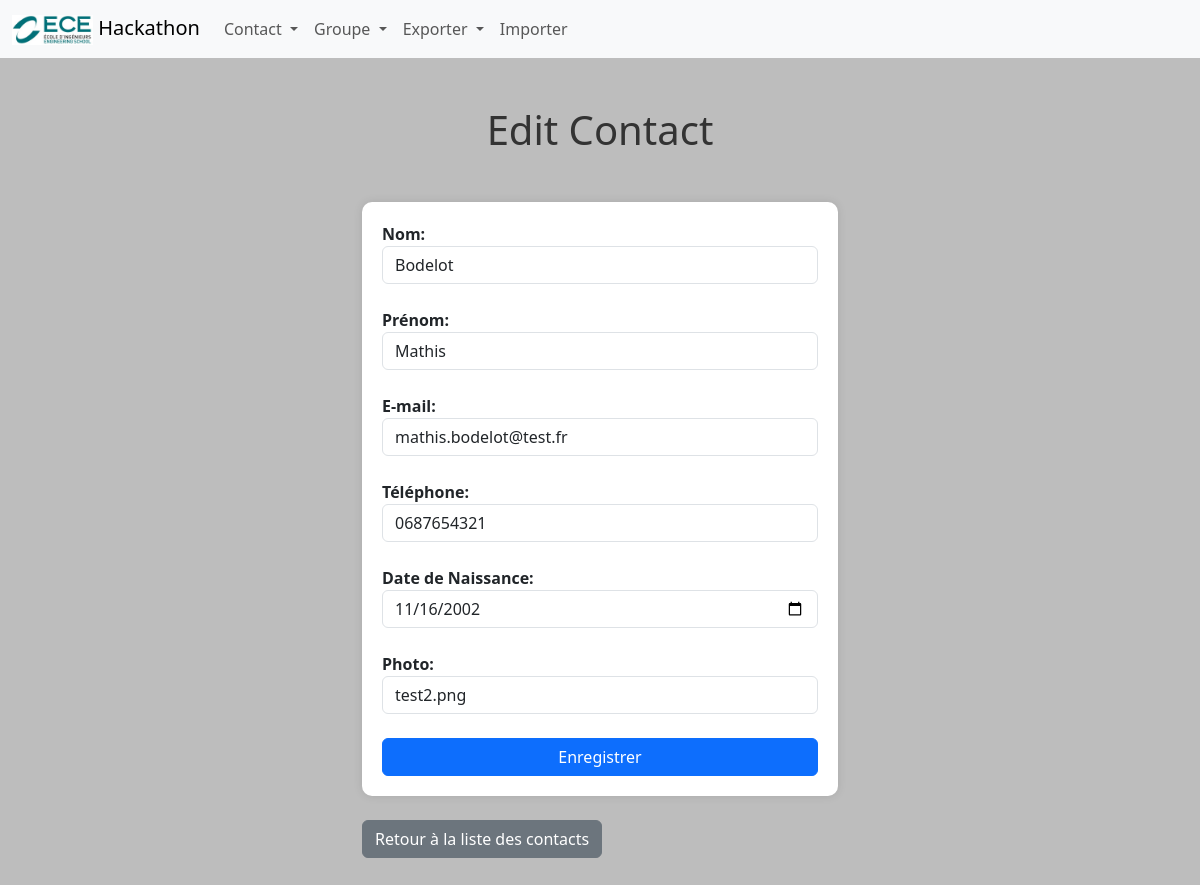
Page /contacts/2/edit on the earlier database version.
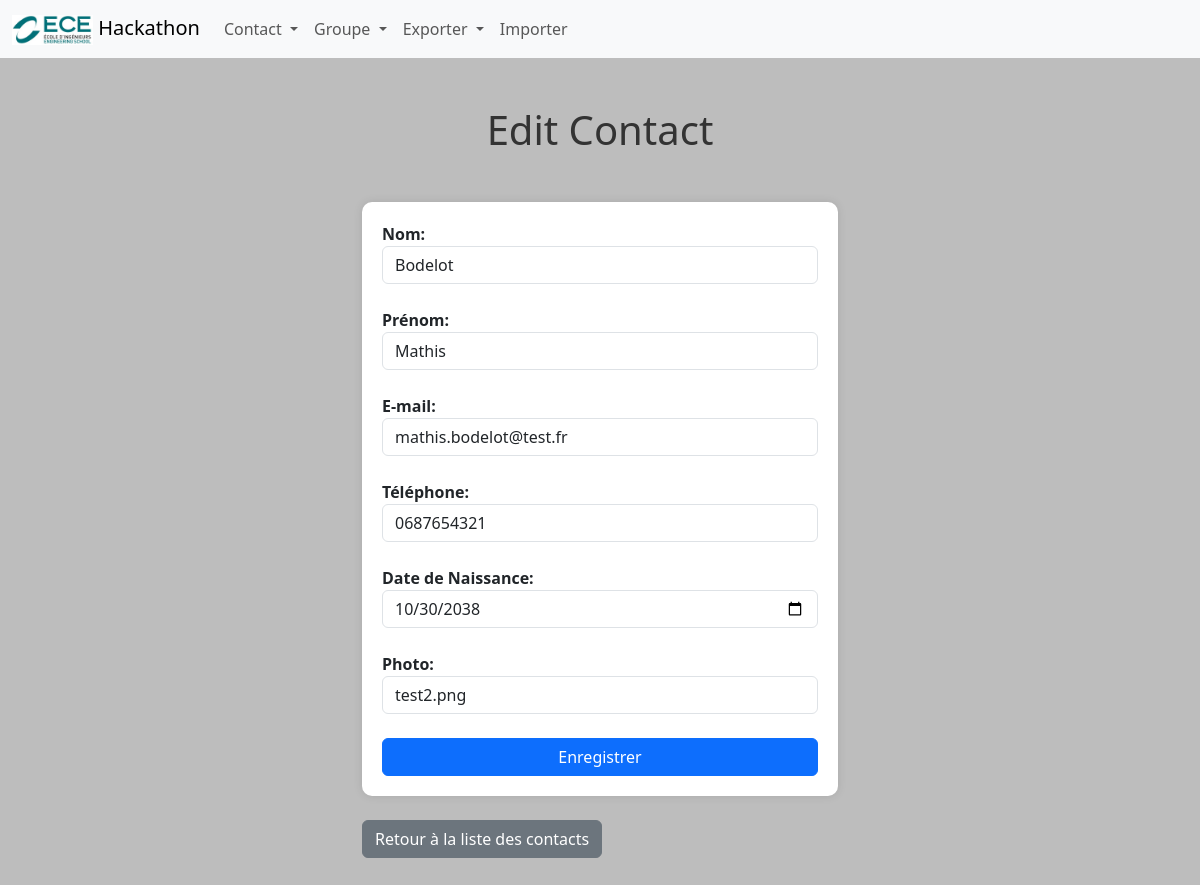
Same page on the later database version.
### tables this page shows
CREATE TABLE Contact(
        id_contact     INTEGER PRIMARY KEY AUTOINCREMENT NOT NULL ,
        nom            Varchar (50) NOT NULL ,
        prenom         Varchar (50) NOT NULL ,
        e_mail         Varchar (100) NOT NULL ,
        tel            Varchar (20) NOT NULL ,
        date_naissance Date NOT NULL ,
        photo_profil   Varchar (250) NOT NULL ,
        created_date   Datetime NOT NULL ,
        updated_date   Datetime NOT NULL
);

### main.py (the view, shortened to what this page needs)
@app.route("/contacts/<int:contactId>/edit", methods=['GET', 'POST'])
def edit_contact(contactId):
    query = "SELECT * FROM Contact WHERE id_contact = {}".format(contactId)
    contact = recup_bdd(query, True)
    if request.method == 'GET':
        if contact:
            return render_template('contactEdit.html', contact=contact)

### function.py (called while the page is built)
def connect_db():
    return sqlite3.connect('hackathon_bdd.sqlite')

def recup_bdd(query: str, doOne: bool = False):
    connection = connect_db()
    cursor = connection.cursor()
    cursor.execute(query)
    if doOne:
        result = cursor.fetchone()
    else:
        result = cursor.fetchall()
    connection.close()
    return result

### templates/contactEdit.html (shortened to what this page needs)
{% extends "layout/base.html" %}
{% block content %}
    {% include 'layout/navbar.html' %}
    <h1 class="m-5">Edit Contact</h1>
    <div class="container mb-5 mt-5">
        <form method="POST" action="{{ url_for('edit_contact', contactId=contact[0]) }}">
            <label for="nom">Nom:</label>
            <input type="text" class="form-control" name="nom" value="{{ contact[1] }}" required><br>
            <label for="prenom">Prénom:</label>
            <input type="text" class="form-control" name="prenom" value="{{ contact[2] }}" required><br>
            <label for="email">E-mail:</label>
            <input type="email" class="form-control" name="email" value="{{ contact[3] }}" required><br>
            <label for="tel">Téléphone:</label>
            <input type="tel" class="form-control" name="tel" value="{{ contact[4] }}" required><br>
            <label for="dob">Date de Naissance:</label>
            <input type="date" class="form-control" name="dob" value="{{ contact[5] }}" required><br>
            <label for="photo">Photo:</label>
            <input type="text" class="form-control" name="photo" value="{{ contact[6] }}"><br>
            <button type="submit" class="btn btn-primary">Enregistrer</button>
        </form>
        <br>
        <a href="{{ url_for('liste_contacts') }}" class="btn btn-secondary">Retour à la liste des contacts</a>
    </div>
{% endblock %}

Differences in the rows shown:
changed Contact "Bodelot": dob "11/16/2002" → "10/30/2038"
